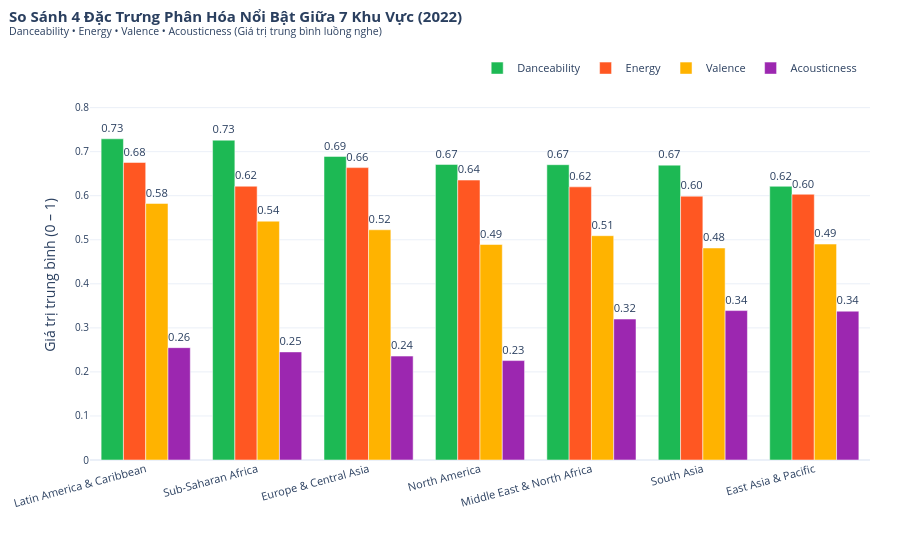

Source (notebook cell):
### Markdown cell above
---
## 2. Khác Biệt Nổi Bật Giữa Các Khu Vực (Cột Nhóm Cho 4 Đặc Trưng Trọng Tâm, 2022)

**Phương pháp trực quan:**
- Chọn ra 4 đặc trưng có độ phân hóa sâu sắc nhất từ Heatmap: **Danceability, Energy, Valence, Acousticness**.
- Biểu đồ cột nhóm so sánh trực diện 7 khu vực theo thang đo gốc $[0, 1]$.
- Nhãn giá trị định dạng 2 chữ số thập phân trên từng cột; hover cung cấp số liệu chi tiết tới 4 chữ số thập phân.

### Code cell
def plot_grouped_bar_key_features(df_year):
    features_4 = ['danceability', 'energy', 'valence', 'acousticness']
    cols_4 = [f'{f}_weighted' for f in features_4]
    labels_4 = ['Danceability', 'Energy', 'Valence', 'Acousticness']
    palette_4 = ['#1DB954', '#FF5722', '#FFB300', '#9C27B0']
    
    reg_summary = df_year.groupby('wb_region')[cols_4].mean()
    reg_summary.columns = labels_4
    
    # Sắp xếp các khu vực theo Danceability giảm dần
    reg_summary = reg_summary.sort_values('Danceability', ascending=False)
    
    fig = go.Figure()
    for feat, color in zip(labels_4, palette_4):
        fig.add_trace(go.Bar(
            x=reg_summary.index,
            y=reg_summary[feat],
            name=feat,
            marker_color=color,
            text=reg_summary[feat].round(2),
            texttemplate='%{text:.2f}',
            textposition='outside',
            hovertemplate='<b>Khu vực:</b> %{x}<br><b>Đặc trưng:</b> ' + feat + '<br><b>Giá trị:</b> %{y:.4f}<extra></extra>'
        ))
        
    fig.update_layout(
        barmode='group',
        title=dict(
            text='<b>So Sánh 4 Đặc Trưng Phân Hóa Nổi Bật Giữa 7 Khu Vực (2022)</b><br><sup>Danceability • Energy • Valence • Acousticness (Giá trị trung bình luồng nghe)</sup>',
            x=0.01, y=0.96,
            font=dict(size=15)
        ),
        xaxis=dict(tickangle=-15, tickfont=dict(size=11)),
        yaxis=dict(title='Giá trị trung bình (0 – 1)', range=[0, 0.84], tickfont=dict(size=10)),
        legend=dict(
            orientation='h',
            yanchor='bottom', y=1.02,
            xanchor='right', x=0.99,
            font=dict(size=11)
        ),
        height=540,
        margin=dict(l=60, r=30, t=90, b=80),
        template='plotly_white'
    )
    return fig

fig_grouped_bars = plot_grouped_bar_key_features(df_2022)
fig_grouped_bars.show()

### Figure 1 — Plotly figure (JSON) as saved in the notebook; plotly's stock layout.template omitted (floating-point values rounded to 4 significant figures)
{"data": [{"hovertemplate": "<b>Khu vực:</b> %{x}<br><b>Đặc trưng:</b> Danceability<br><b>Giá trị:</b> %{y:.4f}<extra></extra>", "marker": {"color": "#1DB954"}, "name": "Danceability", "text": [0.73, 0.73, 0.69, 0.67, 0.67, 0.67, 0.62], "textposition": "outside", "texttemplate": "%{text:.2f}", "type": "bar", "x": ["Latin America & Caribbean", "Sub-Saharan Africa", "Europe & Central Asia", "North America", "Middle East & North Africa", "South Asia", "East Asia & Pacific"], "y": [0.7292, 0.726, 0.6893, 0.671, 0.6704, 0.6694, 0.6214]}, {"hovertemplate": "<b>Khu vực:</b> %{x}<br><b>Đặc trưng:</b> Energy<br><b>Giá trị:</b> %{y:.4f}<extra></extra>", "marker": {"color": "#FF5722"}, "name": "Energy", "text": [0.68, 0.62, 0.66, 0.64, 0.62, 0.6, 0.6], "textposition": "outside", "texttemplate": "%{text:.2f}", "type": "bar", "x": ["Latin America & Caribbean", "Sub-Saharan Africa", "Europe & Central Asia", "North America", "Middle East & North Africa", "South Asia", "East Asia & Pacific"], "y": [0.6755, 0.6216, 0.6638, 0.6355, 0.6201, 0.5989, 0.6033]}, {"hovertemplate": "<b>Khu vực:</b> %{x}<br><b>Đặc trưng:</b> Valence<br><b>Giá trị:</b> %{y:.4f}<extra></extra>", "marker": {"color": "#FFB300"}, "name": "Valence", "text": [0.58, 0.54, 0.52, 0.49, 0.51, 0.48, 0.49], "textposition": "outside", "texttemplate": "%{text:.2f}", "type": "bar", "x": ["Latin America & Caribbean", "Sub-Saharan Africa", "Europe & Central Asia", "North America", "Middle East & North Africa", "South Asia", "East Asia & Pacific"], "y": [0.5825, 0.5422, 0.5227, 0.4893, 0.5092, 0.4813, 0.4902]}, {"hovertemplate": "<b>Khu vực:</b> %{x}<br><b>Đặc trưng:</b> Acousticness<br><b>Giá trị:</b> %{y:.4f}<extra></extra>", "marker": {"color": "#9C27B0"}, "name": "Acousticness", "text": [0.26, 0.25, 0.24, 0.23, 0.32, 0.34, 0.34], "textposition": "outside", "texttemplate": "%{text:.2f}", "type": "bar", "x": ["Latin America & Caribbean", "Sub-Saharan Africa", "Europe & Central Asia", "North America", "Middle East & North Africa", "South Asia", "East Asia & Pacific"], "y": [0.2551, 0.2454, 0.2359, 0.2257, 0.32, 0.3392, 0.3379]}], "layout": {"barmode": "group", "height": 540, "legend": {"font": {"size": 11}, "orientation": "h", "x": 0.99, "xanchor": "right", "y": 1.02, "yanchor": "bottom"}, "margin": {"b": 80, "l": 60, "r": 30, "t": 90}, "title": {"font": {"size": 15}, "text": "<b>So Sánh 4 Đặc Trưng Phân Hóa Nổi Bật Giữa 7 Khu Vực (2022)</b><br><sup>Danceability • Energy • Valence • Acousticness (Giá trị trung bình luồng nghe)</sup>", "x": 0.01, "y": 0.96}, "xaxis": {"tickangle": -15, "tickfont": {"size": 11}}, "yaxis": {"range": [0, 0.84], "tickfont": {"size": 10}, "title": {"text": "Giá trị trung bình (0 – 1)"}}}}
